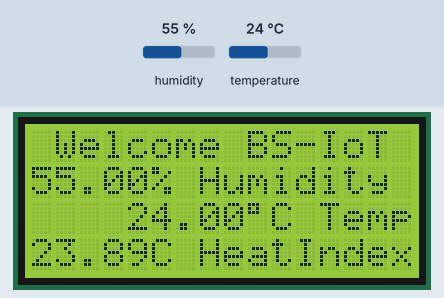
Simulated run of this sketch. Board: Arduino Uno, built with avr-gcc and run on an emulated ATmega328P. Parts: 16×4 character LCD. The test bench sets the inputs (shaded band); at power-on: humidity 55 %, temperature 24 °C. What the sketch prints to the serial monitor is not drawn.

Above: at 7.7 s.
7.8 s: humidity set to 22 %
At 11.8 s:
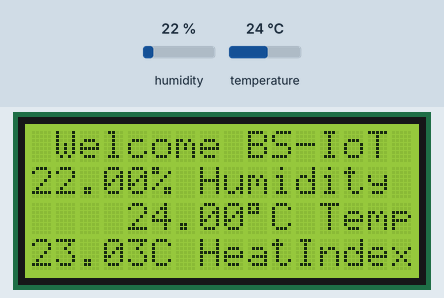
13.1 s: temperature set to 12 °C
At 16.5 s:
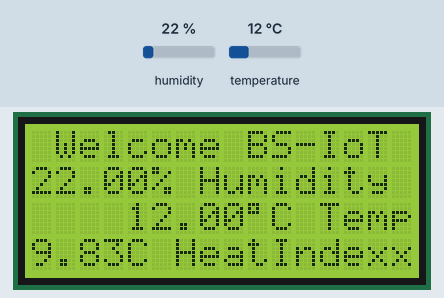
18.4 s: humidity set to 40 %
At 20.0 s:
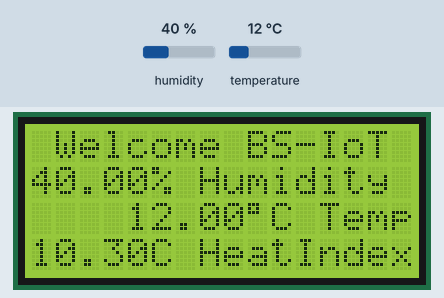
23.7 s: temperature set to 19 °C
At 28.3 s:
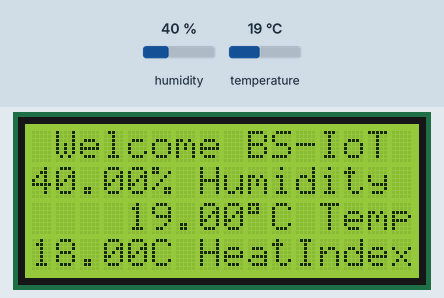
Timing chart, 0 to 29.8 s (numbered marks = the images above; inputs shaded):
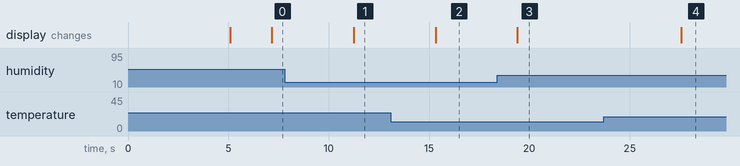

The sketch:

03-DHT_11_LCD.ino
```cpp
#include "DHT.h"
#include <Wire.h>
#include <LiquidCrystal_I2C.h>


#define DHTPIN 3     // Digital pin connected to the DHT sensor

//#define DHTTYPE DHT11   // DHT 11
#define DHTTYPE DHT22   // DHT 22  (AM2302), AM2321
//#define DHTTYPE DHT21   // DHT 21 (AM2301)

DHT dht(DHTPIN, DHTTYPE);
LiquidCrystal_I2C lcd(0x27, 16, 4);


void setup() {
  //pinMode(D2 , Input);
  Serial.begin(9600);
  Serial.println(F("DHTxx test!"));
  dht.begin();
  lcd.begin();
  lcd.backlight();
  lcd.clear();
  lcd.setCursor(2,1);
  lcd.print("A Project of");
  //lcd.print("");
  lcd.setCursor(0,2);
  lcd.print("NCBC-PAAL");
  //lcd.print("");
  //lcd.print("");
  delay(5000);
  lcd.clear();
}

void loop() {
  // Wait a few seconds between measurements.
  delay(2000);

  // Reading temperature or humidity takes about 250 milliseconds!
  // Sensor readings may also be up to 2 seconds 'old' (its a very slow sensor)
  float h = dht.readHumidity();
  // Read temperature as Celsius (the default)
  float t = dht.readTemperature();
  // Read temperature as Fahrenheit (isFahrenheit = true)
  float f = dht.readTemperature(true);

  // Check if any reads failed and exit early (to try again).
  if (isnan(h) || isnan(t) || isnan(f)) {
    Serial.println(F("Failed to read from DHT sensor!"));
    return;
  }

  // Compute heat index in Fahrenheit (the default)
  float hif = dht.computeHeatIndex(f, h);
  // Compute heat index in Celsius (isFahreheit = false)
  float hic = dht.computeHeatIndex(t, h, false);

  Serial.print(F("Humidity: "));
  Serial.print(h);
  Serial.print(F("%  Temperature: "));
  Serial.print(t);
  Serial.print(F("°C "));
  Serial.print(f);
  Serial.print(F("°F  Heat index: "));
  Serial.print(hic);
  Serial.print(F("°C "));
  Serial.print(hif);
  Serial.println(F("°F"));


  lcd.setCursor(1,0);
  lcd.print("Welcome BS-IoT");

  lcd.setCursor(0,1);
  lcd.print(h);
  lcd.print("% Humidity");

  lcd.setCursor(0,2);
  lcd.print(t);
  lcd.print((char)223); // print ° character
  lcd.print("C Temp");

  lcd.setCursor(-4,3);
  lcd.print(hic);
  lcd.print("C HeatIndex");

  delay(2000);
  //lcd.clear();
}
```

Measured:
- after the input at 7.8 s, the display: changes after 3.4 s (image 1)
- after the input at 13.1 s, the display: changes after 2.2 s (image 2)
- after the input at 18.4 s, the display: changes after 1.0 s (image 3)
- after the input at 23.7 s, the display: changes after 3.9 s (image 4)
